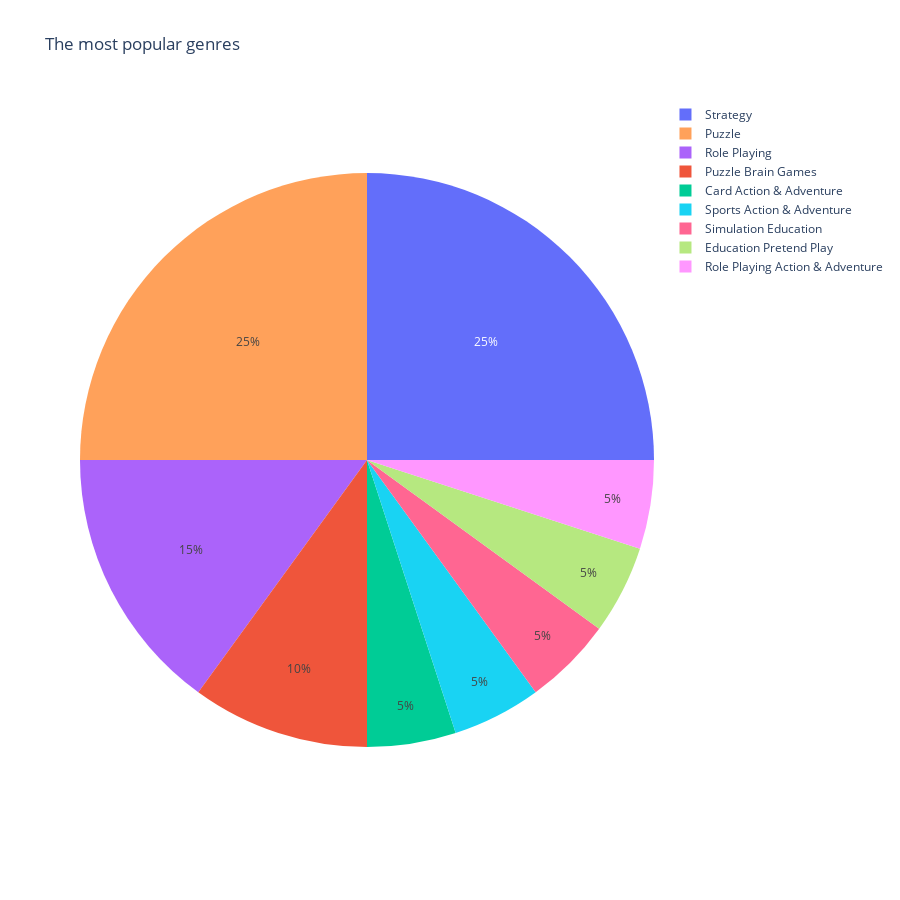

Write notebook code for a chart like this one.
### Markdown cell above
### The most popular genres

### Code cell
family_category_paid_genre = apps[(apps['Category'] == 'FAMILY') & (apps['Price'] != 0)]
family_category_paid_genre.sort_values(by='Installs', axis=0, ascending=False, inplace=True) 
fig = px.pie(family_category_paid_genre.head(20), names='Genres', color='Genres', title='The most popular genres', width=900, height=900)
fig.show()

### Figure 1 — Plotly figure (JSON) as saved in the notebook; plotly's stock layout.template omitted (floating-point values rounded to 4 significant figures)
{"data": [{"customdata": [["Strategy"], ["Puzzle Brain Games"], ["Card Action & Adventure"], ["Role Playing"], ["Puzzle"], ["Sports Action & Adventure"], ["Puzzle"], ["Simulation Education"], ["Strategy"], ["Education Pretend Play"], ["Role Playing Action & Adventure"], ["Role Playing"], ["Strategy"], ["Strategy"], ["Puzzle"], ["Strategy"], ["Puzzle"], ["Puzzle Brain Games"], ["Role Playing"], ["Puzzle"]], "domain": {"x": [0, 1], "y": [0, 1]}, "hovertemplate": "Genres=%{customdata[0]}<extra></extra>", "labels": ["Strategy", "Puzzle Brain Games", "Card Action & Adventure", "Role Playing", "Puzzle", "Sports Action & Adventure", "Puzzle", "Simulation Education", "Strategy", "Education Pretend Play", "Role Playing Action & Adventure", "Role Playing", "Strategy", "Strategy", "Puzzle", "Strategy", "Puzzle", "Puzzle Brain Games", "Role Playing", "Puzzle"], "legendgroup": "", "marker": {"colors": ["#636efa", "#EF553B", "#00cc96", "#ab63fa", "#FFA15A", "#19d3f3", "#FFA15A", "#FF6692", "#636efa", "#B6E880", "#FF97FF", "#ab63fa", "#636efa", "#636efa", "#FFA15A", "#636efa", "#FFA15A", "#EF553B", "#ab63fa", "#FFA15A"]}, "name": "", "showlegend": true, "type": "pie"}], "layout": {"height": 900, "legend": {"tracegroupgap": 0}, "title": {"text": "The most popular genres"}, "width": 900}}
